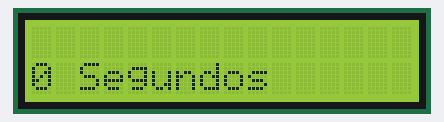
Recording of a sketch running on a simulated Arduino Uno, built with avr-gcc and run on an emulated ATmega328P. On the bench: 16×2 character LCD.

Above: at 0.1 s.
At 5.1 s:
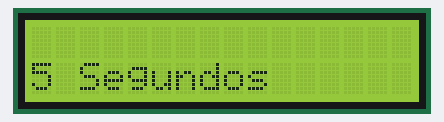
At 10.1 s:
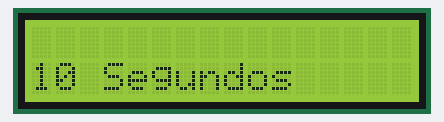
At 19.1 s:
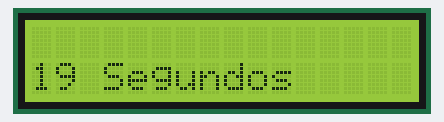
At 29.1 s:
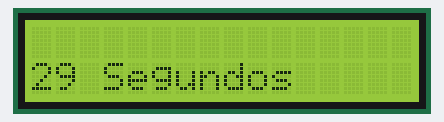
At 39.1 s:
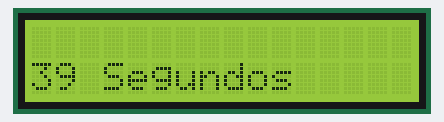

Measured:
- what the display in image 1 shows lasts 1.0 s, from 5.1 s to 6.1 s

The sketch:

LCD.ino
```cpp
#include <Wire.h>
#include <LiquidCrystal_I2C.h>

//Crear el objeto lcd  dirección  0x3F y 16 columnas x 2 filas
LiquidCrystal_I2C lcd(0x3F,16,2);  //

void setup() {

  //Encender la luz de fondo.
  lcd.backlight();

  // Inicializar el LCD
  lcd.init();


  // Escribimos el Mensaje en el LCD.
  lcd.print("Hola Mundo");
}

void loop() {
   // Ubicamos el cursor en la primera posición(columna:0) de la segunda línea(fila:1)
  lcd.clear();
  lcd.setCursor(0, 1);
   // Escribimos el número de segundos trascurridos
  lcd.print(millis()/1000);
  lcd.print(" Segundos");
  delay(100);
}
```
